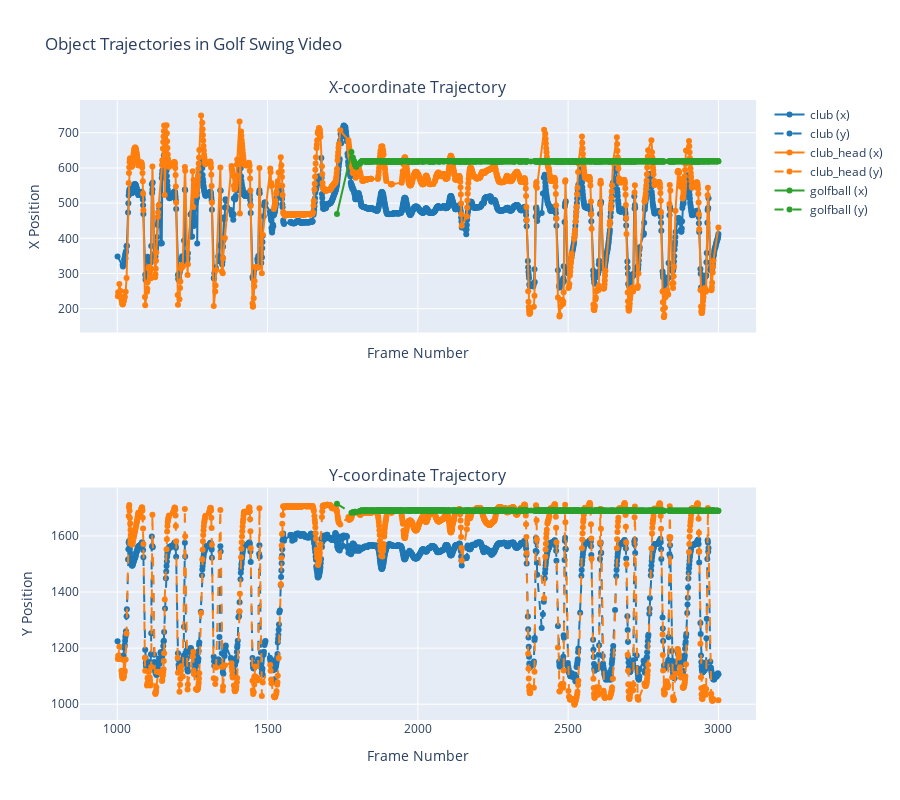

This figure's notebook cell:
### Code cell
plotter.combined_plot(
    start_frame=1000,
    end_frame=3000,
    num_frames=10
)

### Figure 1 — Plotly figure (JSON) as saved in the notebook; plotly's stock layout.template omitted (floating-point values rounded to 4 significant figures; data arrays with more than 128 entries replaced by an {"elided": "..."} marker saying what was removed)
{"data": [{"line": {"color": "#1f77b4"}, "mode": "lines+markers", "name": "club (x)", "type": "scatter", "x": {"elided": "1660 int values"}, "xaxis": "x", "y": {"elided": "1660 float values"}, "yaxis": "y"}, {"line": {"color": "#1f77b4", "dash": "dash"}, "mode": "lines+markers", "name": "club (y)", "type": "scatter", "x": {"elided": "1660 int values"}, "xaxis": "x2", "y": {"elided": "1660 float values"}, "yaxis": "y2"}, {"line": {"color": "#ff7f0e"}, "mode": "lines+markers", "name": "club_head (x)", "type": "scatter", "x": {"elided": "1247 int values"}, "xaxis": "x", "y": {"elided": "1247 float values"}, "yaxis": "y"}, {"line": {"color": "#ff7f0e", "dash": "dash"}, "mode": "lines+markers", "name": "club_head (y)", "type": "scatter", "x": {"elided": "1247 int values"}, "xaxis": "x2", "y": {"elided": "1247 float values"}, "yaxis": "y2"}, {"line": {"color": "#2ca02c"}, "mode": "lines+markers", "name": "golfball (x)", "type": "scatter", "x": {"elided": "1111 int values"}, "xaxis": "x", "y": {"elided": "1111 float values"}, "yaxis": "y"}, {"line": {"color": "#2ca02c", "dash": "dash"}, "mode": "lines+markers", "name": "golfball (y)", "type": "scatter", "x": {"elided": "1111 int values"}, "xaxis": "x2", "y": {"elided": "1111 float values"}, "yaxis": "y2"}], "layout": {"annotations": [{"font": {"size": 16}, "showarrow": false, "text": "X-coordinate Trajectory", "x": 0.5, "xanchor": "center", "xref": "paper", "y": 1, "yanchor": "bottom", "yref": "paper"}, {"font": {"size": 16}, "showarrow": false, "text": "Y-coordinate Trajectory", "x": 0.5, "xanchor": "center", "xref": "paper", "y": 0.375, "yanchor": "bottom", "yref": "paper"}], "height": 800, "title": {"text": "Object Trajectories in Golf Swing Video"}, "xaxis": {"anchor": "y", "domain": [0, 1], "matches": "x2", "showticklabels": false, "title": {"text": "Frame Number"}}, "xaxis2": {"anchor": "y2", "domain": [0, 1], "title": {"text": "Frame Number"}}, "yaxis": {"anchor": "x", "domain": [0.625, 1], "title": {"text": "X Position"}}, "yaxis2": {"anchor": "x2", "domain": [0, 0.375], "title": {"text": "Y Position"}}}}
